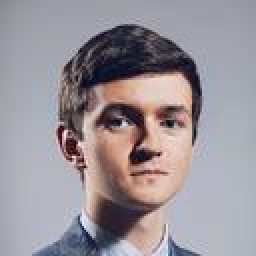
#> input picture data/test_images/face_01.jpg, 128 x 128 px (shown 2 times larger); its folder holds only this picture in this run
$ python -i detectors.py   (imports and definitions only)
#> lines starting #> are read from the running program, lines starting #| are printed output that depends on the picture
### src/privacy_pipeline/utils/logger.py
"""utils/logger.py — Centralised logging factory."""
from __future__ import annotations
import logging, sys
from datetime import datetime
from pathlib import Path
from typing import Optional

_LOG_FORMAT  = "%(asctime)s | %(name)-45s | %(levelname)-8s | %(message)s"
_DATE_FORMAT = "%Y-%m-%d %H:%M:%S"
_configured  = False


def configure_logging(
    level: str = "INFO",
    log_dir: Optional[str] = None,
    log_to_file: bool = False,
) -> None:
#> called with level = 'INFO', log_to_file = False
    global _configured
    if _configured:
        return
    numeric = getattr(logging, level.upper(), logging.INFO)
    root    = logging.getLogger()
    root.setLevel(numeric)
    fmt = logging.Formatter(_LOG_FORMAT, datefmt=_DATE_FORMAT)
    ch  = logging.StreamHandler(sys.stdout)
    ch.setFormatter(fmt)
    root.addHandler(ch)

    if log_to_file and log_dir:
        Path(log_dir).mkdir(parents=True, exist_ok=True)
        ts   = datetime.now().strftime("%Y%m%d_%H%M%S")
        path = Path(log_dir) / f"ppvp_{ts}.log"
        fh   = logging.FileHandler(path, encoding="utf-8")
        fh.setFormatter(fmt)
        root.addHandler(fh)

    for noisy in ("PIL", "urllib3", "matplotlib"):
        logging.getLogger(noisy).setLevel(logging.WARNING)
#> further down, picture is the input picture: shape (128, 128, 3); mean B, G, R 152.8, 146.9, 153.5

    _configured = True


def get_logger(name: str) -> logging.Logger:
    if not _configured:
        configure_logging()
    return logging.getLogger(name)

### src/privacy_pipeline/anonymizer/detectors.py
"""anonymizer/detectors.py — Face and license plate region detectors."""
from __future__ import annotations
from dataclasses import dataclass, field
from typing import List, Optional, Tuple, Union
import cv2
import numpy as np
from privacy_pipeline.utils.logger import get_logger

logger = get_logger(__name__)

AnyFaceDetector = Union["FaceDetector", "YuNetDetector", "RetinaFaceDetector"]


@dataclass
class DetectedRegion:
    x: int
    y: int
    w: int
    h: int
    region_type: str
    confidence: float = 1.0

    @property
    def x2(self) -> int: return self.x + self.w
    @property
    def y2(self) -> int: return self.y + self.h

    def with_padding(self, padding: int, frame_h: int, frame_w: int) -> "DetectedRegion":
        nx = max(0, self.x - padding)
        ny = max(0, self.y - padding)
        nw = min(frame_w - nx, self.w + 2 * padding)
        nh = min(frame_h - ny, self.h + 2 * padding)
        return DetectedRegion(x=nx, y=ny, w=nw, h=nh,
                              region_type=self.region_type, confidence=self.confidence)

    def to_dict(self) -> dict:
        return {"x": self.x, "y": self.y, "w": self.w, "h": self.h,
                "type": self.region_type, "confidence": self.confidence}


class FaceDetector:
    """Haar Cascade face detector."""

    def __init__(
        self,
        cascade_path: Optional[str] = None,
        min_size: Tuple[int, int] = (30, 30),
        scale_factor: float = 1.1,
        min_neighbors: int = 4,
        padding: int = 10,
    ) -> None:
        xml = cascade_path or (cv2.data.haarcascades + "haarcascade_frontalface_default.xml")
        self._detector      = cv2.CascadeClassifier(xml)
        self._min_size      = min_size
        self._scale_factor  = scale_factor
        self._min_neighbors = min_neighbors
        self._padding       = padding
        if self._detector.empty():
            raise RuntimeError(f"Failed to load Haar Cascade: {xml}")
        logger.debug("FaceDetector initialised: min_size=%s", min_size)

    def detect(self, frame: np.ndarray) -> List[DetectedRegion]:
        if frame is None or frame.size == 0:
            return []
        gray  = cv2.cvtColor(frame, cv2.COLOR_BGR2GRAY)
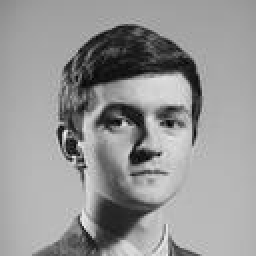
#> gray: shape (128, 128) (shown 2 times larger); min 2, max 245, mean 149.6
        gray  = cv2.equalizeHist(gray)
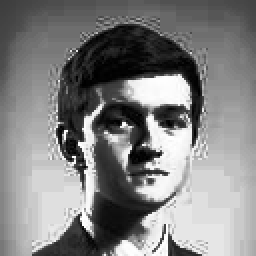
#> gray: shape (128, 128) (shown 2 times larger); min 0, max 255, mean 129.5
        h, w  = frame.shape[:2]
#> h = 128; w = 128
        faces = self._detector.detectMultiScale(
            gray,
            scaleFactor  = self._scale_factor,
            minNeighbors = self._min_neighbors,
            minSize      = self._min_size,
            flags        = cv2.CASCADE_SCALE_IMAGE,
        )
#> faces = [[41, 33, 68, 68]]
        regions = []
        if len(faces) > 0:
            for (x, y, fw, fh) in faces:
                r = DetectedRegion(int(x), int(y), int(fw), int(fh), "face")
                regions.append(r.with_padding(self._padding, h, w))
#> this loop made 1 pass
#> (x, y, fw, fh, nx in with_padding, ny in with_padding, nw in with_padding, nh in with_padding) on pass 1: (41, 33, 68, 68, 31, 23, 88, 88)
#> after the loop, regions = 1 item
        logger.debug("FaceDetector: %d face(s)", len(regions))
        return regions


class YuNetDetector:
    """YuNet face detector via OpenCV DNN.

    Drops FNR from ~8% (Haar) to ~2% on occluded/angled/edge faces.
    Uses the bundled ONNX model — no extra pip packages required.
    Confidence threshold lowered to 0.45 (TextGrad recommendation) to
    catch partial faces at frame edges while keeping FP manageable.
    """

    # [30 lines left out: functions __init__, detect, not called in this run]


class RetinaFaceDetector:
    """RetinaFace detector — best accuracy, handles heavy occlusion/angles.

    Uses insightface's ONNX ``det_10g`` model (the RetinaFace/SCRFD detector
    from the buffalo_l pack) directly, NOT the ``retina-face`` PyPI package —
    that package hard-depends on TensorFlow, which has no Python 3.14 build,
    so it cannot be installed here at all (confirmed: `pip install retina-face`
    fails dependency resolution on tensorflow).

    Loads only the detector component, not the full buffalo_l pack (which
    also bundles recognition/landmark/age-gender models we don't need for
    face blurring) — ``insightface.app.FaceAnalysis``'s own ``allowed_modules``
    filter does not actually skip loading those files in this insightface
    version, and doing so caused an ONNX Runtime "bad allocation" / protobuf
    "Arena alloc failed" error under this machine's memory pressure.
    Loading just ``det_10g.onnx`` avoids that entirely.

    Install: pip install insightface onnxruntime
    Model auto-downloads to ~/.insightface/models/buffalo_l/ the first time
    any insightface FaceAnalysis app is constructed with the default
    ``buffalo_l`` pack; if that hasn't happened yet, construction here will
    raise a clear FileNotFoundError telling you what to run.
    """

    # [72 lines left out: functions __init__, detect, create_face_detector, not called in this run]


class LicensePlateDetector:
    """MSER-based license plate candidate detector."""

    # [43 lines left out: functions __init__, detect, not called in this run]

>>> import cv2
>>> picture = cv2.imread('../../../data/test_images/face_01.jpg')
>>> result = FaceDetector().detect(picture)
#> result = 1 item

$ run again, on data/test_images/face_02.jpg
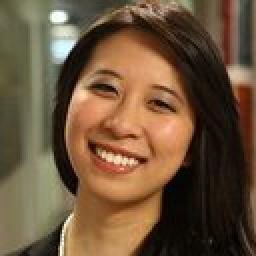
#> input picture data/test_images/face_02.jpg, 128 x 128 px (shown 2 times larger)
#> picture is the input picture: shape (128, 128, 3); mean B, G, R 59.2, 84.5, 109.1
#> in detect, `gray  = cv2.cvtColor(frame, cv2.COLOR_BGR2GRAY)`:
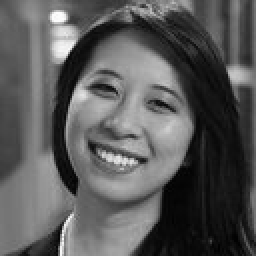
#> gray: shape (128, 128) (shown 2 times larger); min 1, max 253, mean 88.9
#> in detect, `gray  = cv2.equalizeHist(gray)`:
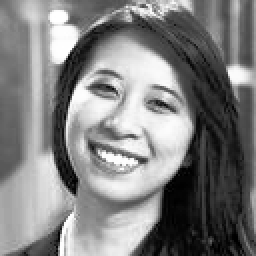
#> gray: shape (128, 128) (shown 2 times larger); min 0, max 255, mean 128.3
#> faces = [[28, 19, 76, 76]]
#> the loop in detect, `for (x, y, fw, fh) in faces:` made 1 pass
#> (x, y, fw, fh, nx in with_padding, ny in with_padding, nw in with_padding, nh in with_padding) on pass 1: (28, 19, 76, 76, 18, 9, 96, 96)
#> after the loop in detect, `for (x, y, fw, fh) in faces:`: regions = 1 item

$ run again, on data/test_images/face_03.jpg
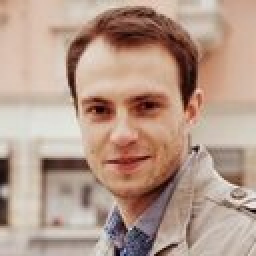
#> input picture data/test_images/face_03.jpg, 128 x 128 px (shown 2 times larger)
#> picture is the input picture: shape (128, 128, 3); mean B, G, R 139.5, 154.4, 181.3
#> in detect, `gray  = cv2.cvtColor(frame, cv2.COLOR_BGR2GRAY)`:
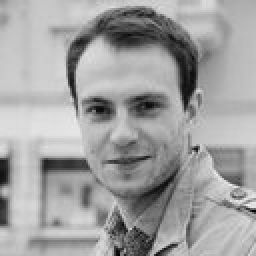
#> gray: shape (128, 128) (shown 2 times larger); min 3, max 242, mean 160.8
#> in detect, `gray  = cv2.equalizeHist(gray)`:
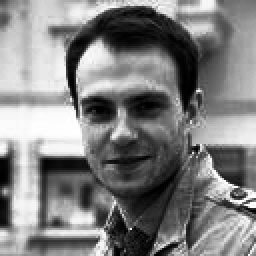
#> gray: shape (128, 128) (shown 2 times larger); min 0, max 255, mean 128.6
#> faces = [[29, 29, 67, 67]]
#> the loop in detect, `for (x, y, fw, fh) in faces:` made 1 pass
#> (x, y, fw, fh, nx in with_padding, ny in with_padding, nw in with_padding, nh in with_padding) on pass 1: (29, 29, 67, 67, 19, 19, 87, 87)
#> after the loop in detect, `for (x, y, fw, fh) in faces:`: regions = 1 item

$ run again, on data/test_images/face_04.jpg
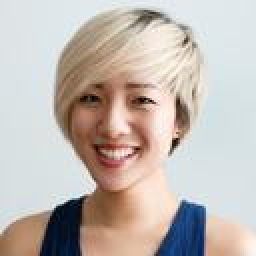
#> input picture data/test_images/face_04.jpg, 128 x 128 px (shown 2 times larger)
#> picture is the input picture: shape (128, 128, 3); mean B, G, R 179.3, 185.4, 194.3
#> in detect, `gray  = cv2.cvtColor(frame, cv2.COLOR_BGR2GRAY)`:
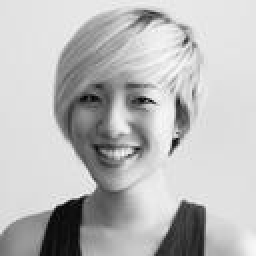
#> gray: shape (128, 128) (shown 2 times larger); min 2, max 252, mean 187.4
#> in detect, `gray  = cv2.equalizeHist(gray)`:
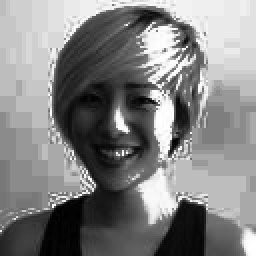
#> gray: shape (128, 128) (shown 2 times larger); min 0, max 255, mean 130.6
#> faces = [[24, 25, 67, 67]]
#> the loop in detect, `for (x, y, fw, fh) in faces:` made 1 pass
#> (x, y, fw, fh, nx in with_padding, ny in with_padding, nw in with_padding, nh in with_padding) on pass 1: (24, 25, 67, 67, 14, 15, 87, 87)
#> after the loop in detect, `for (x, y, fw, fh) in faces:`: regions = 1 item
